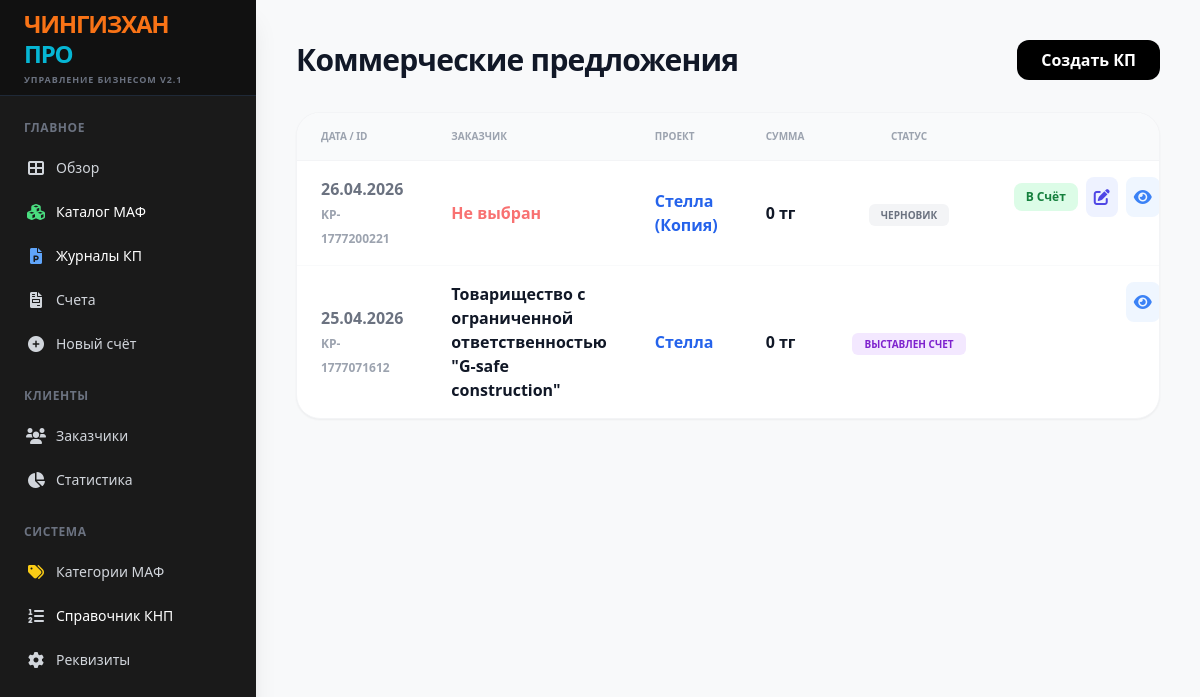
The page /proposals on the database as committed earlier.
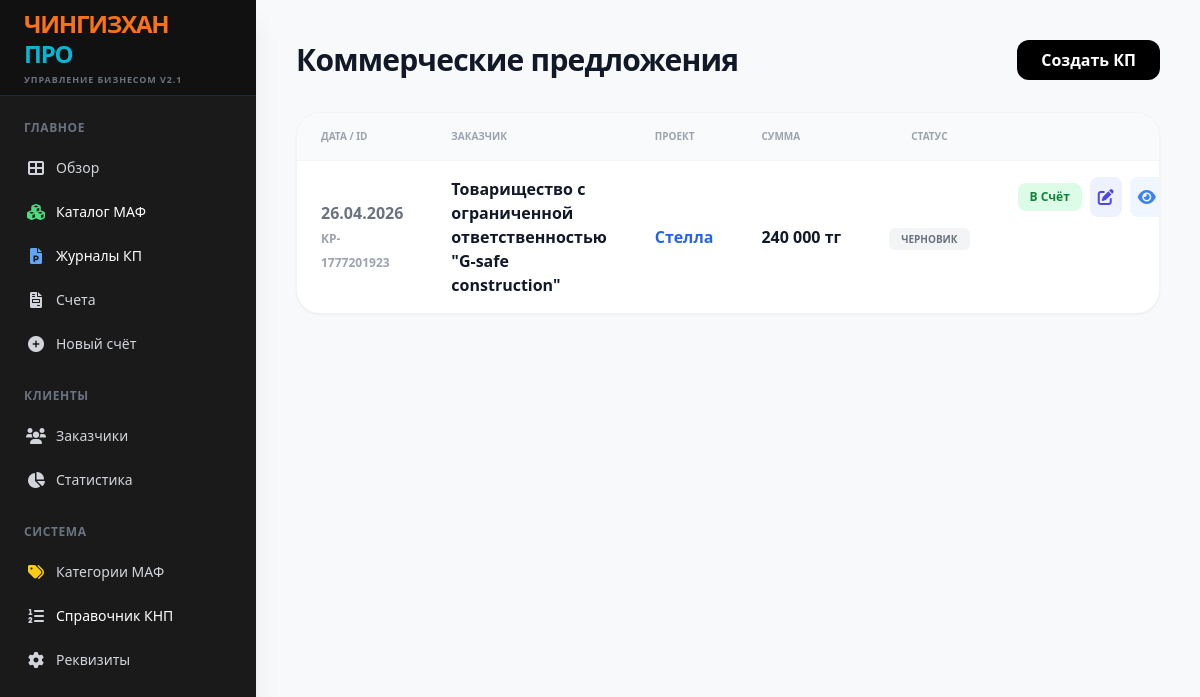
The same page on the database as committed later.
### tables this page shows
CREATE TABLE proposals (id TEXT PRIMARY KEY, client_id TEXT, date TEXT, project_name TEXT, total REAL, status INTEGER DEFAULT 0);

CREATE TABLE clients (id TEXT PRIMARY KEY, name TEXT, bin TEXT, contact TEXT, address TEXT);

### app.py (the view)
@app.route('/proposals')
def proposals_list():
    with sqlite3.connect(DB_NAME) as conn: props = conn.cursor().execute("SELECT p.id, c.name, p.project_name, p.date, p.total, p.status FROM proposals p LEFT JOIN clients c ON p.client_id = c.id ORDER BY p.date DESC").fetchall()
    return render_template('proposals.html', proposals=props)

### templates/proposals.html (shortened to what this page needs)
{% extends "base.html" %}
{% block content %}
<div class="p-10 max-w-7xl mx-auto">
    <div class="flex justify-between items-center mb-8">
        <h2 class="text-3xl font-black text-gray-900 tracking-tight">Коммерческие предложения</h2>
        <a href="/create_proposal" class="bg-black text-white px-6 py-2 rounded-xl font-bold hover:bg-gray-800 transition">Создать КП</a>
    </div>
    <div class="bg-white rounded-3xl shadow-sm border border-gray-100 overflow-hidden">
        <table class="w-full text-left">
            <thead>
                <tr class="bg-gray-50 border-b border-gray-100"><th class="py-4 px-6 text-[10px] font-black text-gray-400 uppercase">Дата / ID</th><th class="py-4 px-6 text-[10px] font-black text-gray-400 uppercase">Заказчик</th><th class="py-4 px-6 text-[10px] font-black text-gray-400 uppercase">Проект</th><th class="py-4 px-6 text-[10px] font-black text-gray-400 uppercase">Сумма</th><th class="py-4 px-6 text-[10px] font-black text-gray-400 uppercase text-center">Статус</th><th class="py-4 px-6 text-[10px] font-black text-gray-400 uppercase text-right">Действия</th></tr>
            </thead>
            <tbody class="divide-y divide-gray-50">
                {% for p in proposals %}
                <tr class="hover:bg-gray-50 transition">
                    <td class="py-4 px-6 font-bold text-gray-500">{{ p[3] }}<br><span class="text-xs text-gray-400">{{ p[0] }}</span></td>
                    <td class="py-4 px-6 text-gray-900 font-black">{{ p[1] if p[1] else '<span class="text-red-400">Не выбран</span>'|safe }}</td><td class="py-4 px-6 font-bold text-blue-600">{{ p[2] }}</td>
                    <td class="py-4 px-6 font-black text-gray-900 whitespace-nowrap">{{ '{:,.0f}'.format(p[4]).replace(',', ' ') }} тг</td>
                    <td class="py-4 px-6 text-center">{% if p[5] == 1 %}<span class="whitespace-nowrap px-3 py-1 rounded-md text-[10px] font-black bg-purple-100 text-purple-700 uppercase">ВЫСТАВЛЕН СЧЕТ</span>{% else %}<span class="whitespace-nowrap px-3 py-1 rounded-md text-[10px] font-black bg-gray-100 text-gray-500 uppercase">ЧЕРНОВИК</span>{% endif %}</td>
                    <td class="py-4 px-6 text-right space-x-2 flex justify-end items-center">
                        {% if p[5] == 0 %}<a href="/proposal_to_invoice/{{ p[0] }}" class="whitespace-nowrap bg-green-100 text-green-700 px-3 py-1.5 rounded-lg text-xs font-bold hover:bg-green-200">В Счёт</a><a href="/edit_proposal/{{ p[0] }}" class="text-indigo-600 hover:text-indigo-800 bg-indigo-50 p-2 rounded-lg"><i class="fas fa-edit"></i></a>{% endif %}
                        <a href="/view_proposal/{{ p[0] }}" class="text-blue-500 hover:text-blue-700 bg-blue-50 p-2 rounded-lg"><i class="fas fa-eye"></i></a>
                    </td>
                </tr>
                {% endfor %}
            </tbody>
        </table>
    </div>
</div>
{% endblock %}

### templates/base.html (shortened to what this page needs)
<!DOCTYPE html>
<html lang="ru">
<head>
    <script src="https://cdn.tailwindcss.com"></script>
    <link href="https://cdnjs.cloudflare.com/ajax/libs/font-awesome/6.0.0/css/all.min.css" rel="stylesheet">
    <link href="https://cdn.jsdelivr.net/npm/tom-select@2.2.2/dist/css/tom-select.css" rel="stylesheet">
</head>
<body class="bg-[#F8F9FA] flex h-screen font-sans">
    <aside class="w-64 bg-[#1a1a1a] text-gray-300 flex flex-col shadow-xl z-50">
        <div class="h-24 flex flex-col justify-center px-6 border-b border-gray-800 bg-[#111]">
            <h1 class="text-2xl font-black tracking-tighter leading-tight">
                <span style="color: #f97316;">ЧИНГИЗХАН</span><br>
                <span style="color: #06b6d4;">ПРО</span>
            </h1>
            <p class="text-[9px] font-bold text-gray-500 mt-1 uppercase tracking-widest">Управление бизнесом v2.1</p>
        </div>
        <nav class="flex-1 px-4 py-6 space-y-6 overflow-y-auto">
            <div>
                <p class="text-xs font-bold text-gray-500 mb-3 px-2 tracking-wider">ГЛАВНОЕ</p>
                <div class="space-y-1">
                    <a href="/" class="flex items-center px-2 py-2.5 rounded-md hover:bg-gray-800 transition"><i class="fas fa-th-large w-6 text-center"></i><span class="ml-2 text-sm font-medium">Обзор</span></a>
                    <a href="/catalog" class="flex items-center px-2 py-2.5 rounded-md hover:bg-gray-800 transition"><i class="fas fa-cubes w-6 text-center text-green-400"></i><span class="ml-2 text-sm font-medium text-white">Каталог МАФ</span></a>
                    <a href="/proposals" class="flex items-center px-2 py-2.5 rounded-md hover:bg-gray-800 transition"><i class="fas fa-file-powerpoint w-6 text-center text-blue-400"></i><span class="ml-2 text-sm font-medium text-white">Журналы КП</span></a>
                    <a href="/invoices" class="flex items-center px-2 py-2.5 rounded-md hover:bg-gray-800 transition"><i class="fas fa-file-invoice w-6 text-center"></i><span class="ml-2 text-sm font-medium">Счета</span></a>
                    <a href="/create_invoice" class="flex items-center px-2 py-2.5 rounded-md hover:bg-gray-800 transition"><i class="fas fa-plus-circle w-6 text-center"></i><span class="ml-2 text-sm font-medium">Новый счёт</span></a>
                </div>
            </div>
            <div>
                <p class="text-xs font-bold text-gray-500 mb-3 px-2 tracking-wider">КЛИЕНТЫ</p>
                <div class="space-y-1">
                    <a href="/clients" class="flex items-center px-2 py-2.5 hover:bg-gray-800 rounded-md transition"><i class="fas fa-users w-6 text-center"></i><span class="ml-2 text-sm font-medium">Заказчики</span></a>
                    <a href="/issued_invoices" class="flex items-center px-2 py-2.5 hover:bg-gray-800 rounded-md transition"><i class="fas fa-chart-pie w-6 text-center"></i><span class="ml-2 text-sm font-medium">Статистика</span></a>
                </div>
            </div>
            <div>
                <p class="text-xs font-bold text-gray-500 mb-3 px-2 tracking-wider">СИСТЕМА</p>
                <div class="space-y-1">
                    <a href="/categories" class="flex items-center px-2 py-2.5 hover:bg-gray-800 rounded-md transition"><i class="fas fa-tags w-6 text-center text-yellow-400"></i><span class="ml-2 text-sm font-medium">Категории МАФ</span></a>
                    <a href="/knp" class="flex items-center px-2 py-2.5 hover:bg-gray-800 rounded-md transition"><i class="fas fa-list-ol w-6 text-center"></i><span class="ml-2 text-sm font-medium text-white">Справочник КНП</span></a>
                    <a href="/settings" class="flex items-center px-2 py-2.5 hover:bg-gray-800 rounded-md transition"><i class="fas fa-cog w-6 text-center"></i><span class="ml-2 text-sm font-medium">Реквизиты</span></a>
                </div>
            </div>
        </nav>
    </aside>
    <main class="flex-1 overflow-y-auto">
        {% block content %}{% endblock %}
    </main>
</body>
</html>

Rows that differ between the two databases and show on the page:
removed proposals: date "26.04.2026", id "KP-1777200221", p "Не выбран", project_name "Стелла (Копия)", total "0", status "ЧЕРНОВИК"
removed proposals: date "25.04.2026", id "KP-1777071612", name "Товарищество с ограниченной ответственностью \"G-safe construction\"", project_name "Стелла", total "0", status "ВЫСТАВЛЕН СЧЕТ"
added proposals: date "26.04.2026", id "KP-1777201923", name "Товарищество с ограниченной ответственностью \"G-safe construction\"", project_name "Стелла", total "240 000", status "ЧЕРНОВИК"
